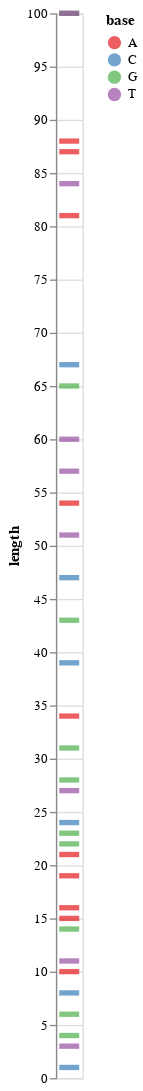

Notebook cell for this chart:
### Markdown cell above
And here is a color version of the same graph using just one line of the gel:

### Code cell
import altair as alt
alt.Chart(sequences_grouped_by_length).mark_tick(thickness=4).encode(
    y = alt.Y('length:Q'),
    color=alt.Color('base:N',#legend=None,
                    scale=alt.Scale(scheme="set1"))
).properties(
    width=20,
    height=800)

### Figure 1 — Vega-Lite specification as saved in the notebook (floating-point values rounded to 4 significant figures)
{"config": {"view": {"continuousWidth": 400, "continuousHeight": 300}}, "data": {"name": "data-5650348fcc3dbf4a470160cf3ea573d2"}, "mark": {"type": "tick", "thickness": 4}, "encoding": {"color": {"field": "base", "scale": {"scheme": "set1"}, "type": "nominal"}, "y": {"field": "length", "type": "quantitative"}}, "height": 800, "width": 20, "$schema": "https://vega.github.io/schema/vega-lite/v4.17.0.json", "datasets": {"data-5650348fcc3dbf4a470160cf3ea573d2": [{"base": "A", "length": 10, "count": 1}, {"base": "A", "length": 15, "count": 1}, {"base": "A", "length": 16, "count": 1}, {"base": "A", "length": 19, "count": 1}, {"base": "A", "length": 21, "count": 1}, {"base": "A", "length": 34, "count": 1}, {"base": "A", "length": 54, "count": 1}, {"base": "A", "length": 81, "count": 1}, {"base": "A", "length": 87, "count": 1}, {"base": "A", "length": 88, "count": 1}, {"base": "C", "length": 1, "count": 1}, {"base": "C", "length": 8, "count": 1}, {"base": "C", "length": 24, "count": 3}, {"base": "C", "length": 39, "count": 2}, {"base": "C", "length": 47, "count": 1}, {"base": "C", "length": 67, "count": 2}, {"base": "G", "length": 4, "count": 1}, {"base": "G", "length": 6, "count": 1}, {"base": "G", "length": 14, "count": 1}, {"base": "G", "length": 22, "count": 1}, {"base": "G", "length": 23, "count": 1}, {"base": "G", "length": 28, "count": 1}, {"base": "G", "length": 31, "count": 1}, {"base": "G", "length": 43, "count": 1}, {"base": "G", "length": 65, "count": 1}, {"base": "G", "length": 100, "count": 1}, {"base": "T", "length": 3, "count": 1}, {"base": "T", "length": 11, "count": 1}, {"base": "T", "length": 27, "count": 1}, {"base": "T", "length": 51, "count": 1}, {"base": "T", "length": 57, "count": 1}, {"base": "T", "length": 60, "count": 2}, {"base": "T", "length": 84, "count": 1}, {"base": "T", "length": 100, "count": 2}]}}
